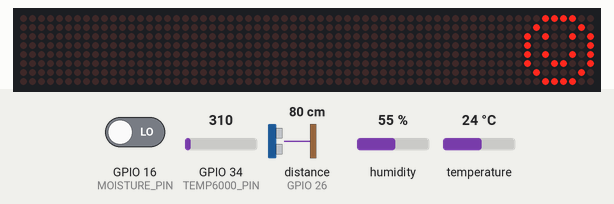
The sketch below on a simulated ESP32. On the bench: 64×8 LED matrix. Inputs (shaded band) come from the test bench; at power-on: GPIO 16 (MOISTURE_PIN) LOW, GPIO 34 (TEMP6000_PIN) = 310, distance to the obstacle (sensor on GPIO 26) 80 cm, humidity 55 %, temperature 24 °C. The echo pulse lasts 58.3 µs per cm; WiFi joins after 1.5 s; servers stay silent unless stated; network time is answered at once with the bench clock; uploads are accepted with an empty reply; the local clock reads 2024-03-15 10:24:30 at power-on unless the sketch sets it; what the sketch prints to the serial monitor is not drawn.

Above: at 1.6 s.

The sketch:

plant_monitoring_main.ino
```cpp
#include <Arduino.h>
#include <WiFi.h>
#include <NTPClient.h>
#include <HTTPClient.h>
#include <DHT.h>
#include <HCSR04.h>
#include <LedControl.h>
#include "config.h" // Configuration file

// NTP Client
WiFiUDP ntpUDP;
NTPClient ntpClient(ntpUDP);

// Loki & Infllux Clients
HTTPClient httpInflux;
HTTPClient httpLoki;
HTTPClient httpGraphite;

// Sensors Temp Humid
DHT dht(DHT_PIN, DHT_TYPE);
UltraSonicDistanceSensor distanceSensor(ULTRASONIC_PIN_TRIG, ULTRASONIC_PIN_ECHO);

// LED
LedControl lc=LedControl(LED_DIN,LED_CLK,LED_CS,0);

// LED visualisations
byte smile[8] = {0x3C, 0x42, 0xA5, 0x81, 0xA5, 0x99, 0x42, 0x3C};
byte neutral[8] = {0x3C, 0x42, 0xA5, 0x81, 0xBD, 0x81, 0x42, 0x3C};
byte sad[8] = {0x3C, 0x42, 0xA5, 0x81, 0x99, 0xA5, 0x42, 0x3C};
byte off[8] = {0x00, 0x00, 0x00, 0x00, 0x00, 0x00, 0x00, 0x00};
byte err[8] = {0x00, 0x00, 0x78, 0x40, 0x70, 0x40, 0x78, 0x00};

// Function to set up the connection to the WiFi AP
void setupWiFi() {
  Serial.print("Connecting to '");
  Serial.print(WIFI_SSID);
  Serial.print("' ...");

  WiFi.mode(WIFI_STA);
  WiFi.begin(WIFI_SSID, WIFI_PASSWORD);
  while (WiFi.status() != WL_CONNECTED) {
    delay(500);
    Serial.print(".");
  }

  Serial.println("connected");
  Serial.print("IP address: ");
  Serial.println(WiFi.localIP());
}

// Function to submit metrics to Influx
void submitToInflux(unsigned long ts, float cels, float hum, float hic, int moist, long height, float light)
{
  String influxClient = String("https://") + INFLUX_HOST + "/api/v2/write?org=" + INFLUX_ORG_ID + "&bucket=" + INFLUX_BUCKET + "&precision=s";
  String body = String("temperature value=") + cels + " " + ts + "\n" + "humidity value=" + hum + " " + ts + "\n" + "index value=" + hic + " " + ts + "\n" + "moisture value=" + moist + " " + ts + "\n" + "light value=" + light + " " + ts + "\n" + "height value=" + height + " " + ts;

  // Submit POST request via HTTP
  httpInflux.begin(influxClient);
  httpInflux.addHeader("Authorization", INFLUX_TOKEN);
  int httpCode = httpInflux.POST(body);
  Serial.printf("Influx [HTTPS] POST...  Code: %d\n", httpCode);
  httpInflux.end();
}

// Function to submit logs to Loki
void submitToLoki(unsigned long ts, float cels, float hum, float hic, int moist, long height, float light, String message)
{
  String lokiClient = String("https://") + LOKI_USER + ":" + LOKI_API_KEY + "@logs-prod-us-central1.grafana.net/loki/api/v1/push";
  String body = String("{\"streams\": [{ \"stream\": { \"plant_id\": \"2020_12_17\", \"monitoring_type\": \"avocado\"}, \"values\": [ [ \"") + ts + "000000000\", \"" + "temperature=" + cels + " humidity=" + hum + " heat_index=" + hic + " soil_moisture=" + moist + " height=" + height + " light=" + light + " status=" + message + "\" ] ] }]}";

  // Submit POST request via HTTP
  httpLoki.begin(lokiClient);
  httpLoki.addHeader("Content-Type", "application/json");
  int httpCode = httpLoki.POST(body);
  Serial.printf("Loki [HTTPS] POST...  Code: %\n", httpCode);
  httpLoki.end();
}

// Function to submit logs to Graphite
void submitToGraphite(unsigned long ts, float cels, float hum, float hic, int moist, long height, float light) {
  // build hosted metrics json payload
  String body = String("[") +
    "{\"name\":\"temperature\",\"interval\":" + INTERVAL + ",\"value\":" + cels + ",\"mtype\":\"gauge\",\"time\":" + ts + "}," +
    "{\"name\":\"humidity\",\"interval\":" + INTERVAL + ",\"value\":" + hum + ",\"mtype\":\"gauge\",\"time\":" + ts + "}," +
    "{\"name\":\"heat_index\",\"interval\":" + INTERVAL + ",\"value\":" + hic + ",\"mtype\":\"gauge\",\"time\":" + ts + "}," +
    "{\"name\":\"moisture\",\"interval\":" + INTERVAL + ",\"value\":" + moist + ",\"mtype\":\"gauge\",\"time\":" + ts + "}," +
    "{\"name\":\"height\",\"interval\":" + INTERVAL + ",\"value\":" + height + ",\"mtype\":\"gauge\",\"time\":" + ts + "}," +
    "{\"name\":\"light\",\"interval\":" + INTERVAL + ",\"value\":" + light + ",\"mtype\":\"gauge\",\"time\":" + ts + "}]";

  // submit POST request via HTTP
  httpGraphite.begin("https://graphite-us-central1.grafana.net/metrics");
  httpGraphite.setAuthorization(GRAPHITE_USER, GRAPHITE_API_KEY);
  httpGraphite.addHeader("Content-Type", "application/json");

  int httpCode = httpGraphite.POST(body);
  Serial.printf("Graphite [HTTPS] POST...  Code: %\n", httpCode);
  httpGraphite.end();
}

// Function to display state of the plant on LED Matrix
void displayState(byte character []) {
  unsigned long currHour = ntpClient.getHours();
  bool shouldDisplay = (currHour < 21 && currHour > 8);   // Turn off in the night
  if (shouldDisplay)  {
    for (int i = 0; i < 8; i++) {
      lc.setRow(0, i, character[i]);
    }
  } else {
    for (int i = 0; i < 8; i++)  {
      lc.setRow(0, i, off[i]);
    }
  }
}

// Function to read soil moisture measurement
int getSoilMoisture() {
  // Turn the sensor ON
	digitalWrite(MOISTURE_POWER, HIGH);
  // Allow power to settle
	delay(10);
  // Read the digital value form sensor
	int val = digitalRead(MOISTURE_PIN);
  // Turn the sensor OFF
	digitalWrite(MOISTURE_POWER, LOW);
  // Return moisture value
	return val;
}

// Function to read height of the plant
double getHeight() {
  double manualCurrentHeight = 25;
  double height = DISTANCE_FROM_POT - distanceSensor.measureDistanceCm();
    // Serial.println(height);
  if (height > manualCurrentHeight - 3 && height < manualCurrentHeight + 4) {
    return height;
  }

  return manualCurrentHeight;
}

// Function to read light condition
float getLightLux() {
  float sensor_value = analogRead(TEMP6000_PIN);  // Get raw sensor reading
  float volts = sensor_value * TEMP6000_VCC / 1024.0;  // Convert reading to voltage
  float amps = volts / 10000.0; // Convert to amps across 10K resistor
  float microamps = amps * 1000000.0; // Convert amps to microamps
  float lux = microamps * 2.0;

  return lux;
}

// Function to check if any reading failed
bool checkIfReadingFailed(float hum, float cels, int moist, double height, float light) {
  if (isnan(hum) || isnan(cels) || isnan(moist) || isnan(height) || isnan(light)) {
      // Print letter E as error
      displayState(err);
      Serial.println(F("Failed to read from some sensor!"));
      return true;
    }
    return false;
}

// Function to create message and display current state of the plant
String createAndDisplayState (int moist, float cels) {
    String currentState = "";
    if (moist) {
      currentState = "DRY critical";
      displayState(sad);
    } else if( cels < 16 ) {
      currentState = "COLD warning";
      displayState(neutral);
    } else if( cels > 26 ) {
      currentState = "HOT warning";
      displayState(neutral);
    } else {
      currentState = "OK info";
      displayState(smile);
    }

    return currentState;
}

// ========== MAIN FUNCTIONS: SETUP & LOOP ==========
// SETUP: Function called at boot to initialize the system
void setup() {

  // Set up soil moisture pins - initially keep the moisture sensor OFF (prevents sensor rusting)
  pinMode(MOISTURE_POWER, OUTPUT);
	digitalWrite(MOISTURE_POWER, LOW);

  // Start the serial output at 115,200 baud
  Serial.begin(115200);

  // Connect to WiFi
  setupWiFi();

  // Initialize a NTPClient to get time
  ntpClient.begin();

  // Start the DHT sensor
  dht.begin();

  // Start LED Matrix
  lc.shutdown(0,false);
  lc.setIntensity(0,0.0000001);      //Adjust the brightness maximum is 15
  lc.clearDisplay(0);
}

// LOOP: Function called in a loop to read from sensors and send them do databases
void loop() {
  // Reconnect to WiFi if required
  if (WiFi.status() != WL_CONNECTED) {
    WiFi.disconnect();
    yield();
    setupWiFi();
  }

  // Update time via NTP if required
  while (!ntpClient.update()) {
    yield();
    ntpClient.forceUpdate();
  }

  // Get current timestamp
  unsigned long ts = ntpClient.getEpochTime();

  // Read humidity
  float hum = dht.readHumidity();

  // Read temperature as Celsius (the default)
  float cels = dht.readTemperature();

  // Read soil moisture (DRY: 1, WET: 0)
  int moist = getSoilMoisture();

  // Read height of plant
  double height = getHeight();

  //Read the light in lux
  float light = getLightLux();

  // Check if any reads failed and return early
  if (checkIfReadingFailed(hum, cels, moist, height, light)) {
    return;
  }

  // Compute heat index in Celsius (isFahreheit = false)
  float hic = dht.computeHeatIndex(cels, hum, false);

  // Convert data to state of the plant
  String message = createAndDisplayState(moist, cels);

  // Submit data
  submitToInflux(ts, cels, hum, hic, moist, height, light);
  submitToGraphite(ts, cels, hum, hic, moist, height, light);
  submitToLoki(ts, cels, hum, hic, moist, height, light, message);

  // wait INTERVAL seconds, then do it again
  delay(INTERVAL * 1000);
}
```

config_template.h
```cpp
// WiFi
#define WIFI_SSID     "your_wifi_name" // Add wifi name
#define WIFI_PASSWORD "your_wifi_password" // Add wifi passowrd

#define ID "avocadoEnv" // Add unique name for this sensor
#define INTERVAL 60  // Add interval (e.g. 1 min)

#define DHT_PIN 27    // Which pin is DHT 22 connected to
#define DHT_TYPE DHT22 // Type DHT 22

#define MOISTURE_POWER 17 // Which pin is soil moisture sensor connected to as a source of power (prevents fast corrosioon)
#define MOISTURE_PIN 16 // Which pin is soil moisture sensor connected to
#define DISTANCE_FROM_POT 36.40 // Calculated so we get the height of plant frm the soil

#define ULTRASONIC_PIN_TRIG 25 // Which pin is HC-SR04's trig connected to
#define ULTRASONIC_PIN_ECHO 26 // Which pin is HC-SR04's echo connected to

#define TEMP6000_PIN 34 // Light sensor pin
#define TEMP6000_VCC 5.0 // Light used voltage

// LED Matrix
#define LED_DIN 5
#define LED_CS 13
#define LED_CLK 12

#define INFLUX_HOST "your_influx_host" // Influx host (e.g. eu-central-1-1.aws.cloud2.influxdata.com)
#define INFLUX_ORG_ID "your_influx_org_id" // Org id
#define INFLUX_TOKEN "Token your_token" // Influx token
#define INFLUX_BUCKET "your_sourdough_bucket" // Influx bucket that we set up for this host

#define LOKI_USER "1111" // Loki user
#define LOKI_API_KEY "api_key_for_loki" // Loki API Key

#define GRAPHITE_USER "1111" // Graphite user
#define GRAPHITE_API_KEY "api_key_for_graphite" // Graphite API Key
```
